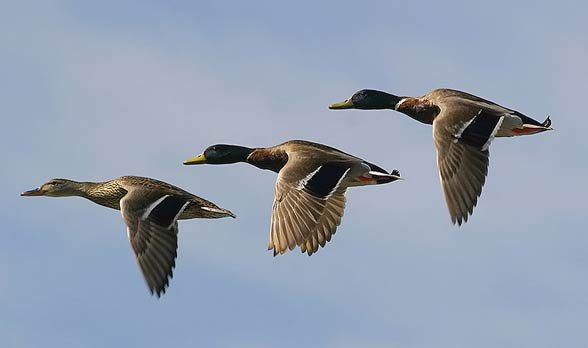
%> input picture Lab05/kaczki.jpg, 588 x 348 px
$ octave Lab56.m   (GNU Octave 9; MATLAB toolbox functions it lacks are replaced by stand-ins)
%> lines starting %> are read from the running program, lines starting %| are printed output that depends on the picture; in (x1, y1, x2, y2) boxes, pixels count from 0 and x2, y2 are one past the last pixel; in counts of white or black regions, pixels touching at a corner belong together; the program's own positions count from 1
clear;clc;
im = rgb2gray(double(imread('kaczki.jpg'))/255);
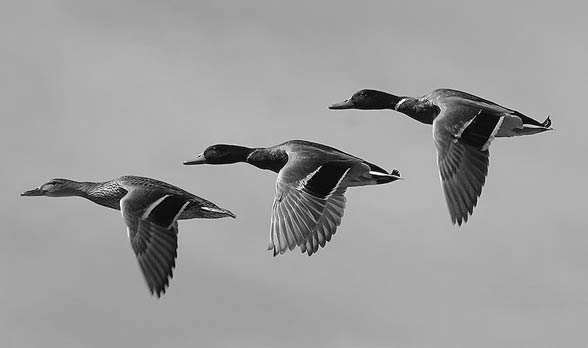
%> im: size 348x588 double; min 0, max 1, mean 0.618
avgIm = .55;
bim = ~imbinarize(im, avgIm);
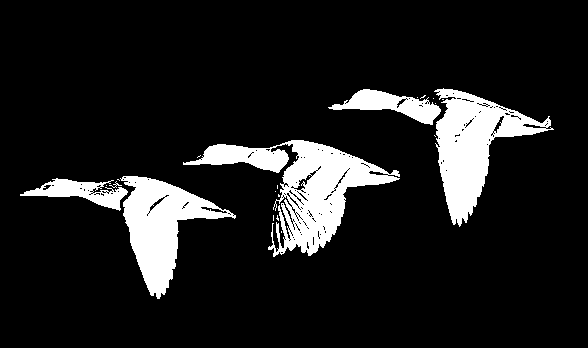
%> bim: size 348x588 logical; 11.8% white; 22 white regions (16 under 20 px), largest, box (x1, y1, x2, y2) and area: (183, 140, 400, 257) 8449, (434, 88, 554, 227) 6681, (120, 176, 236, 299) 5830, (328, 89, 441, 125) 1720, (20, 178, 128, 211) 1472, (109, 181, 122, 188) 22
fim = imclose(bim, ones(8));
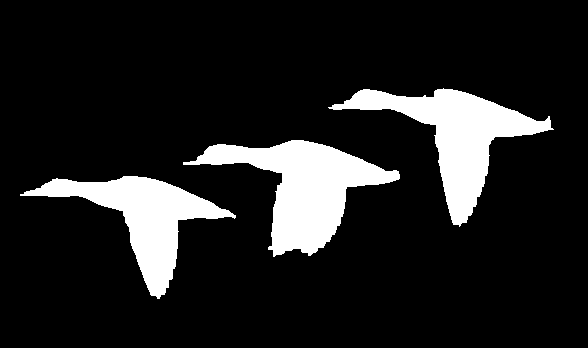
%> fim: size 348x588 logical; 13.1% white; 3 white regions, box (x1, y1, x2, y2) and area: (183, 140, 400, 257) 9808, (328, 88, 554, 227) 9081, (20, 176, 236, 299) 7871
fim = bwmorph(fim, 'remove', inf);
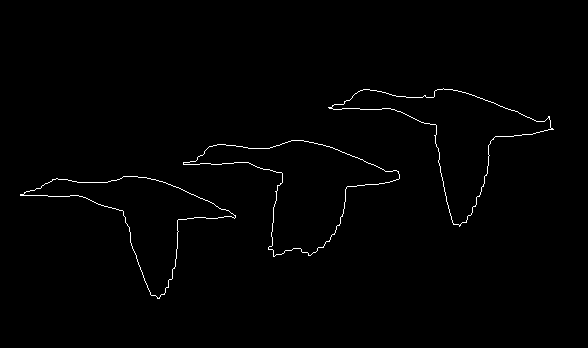
%> fim: size 348x588 logical; 0.87% white in thin lines or dots, all inside (x1, y1, x2, y2) = (20, 88, 554, 299)
imshow(fim);
